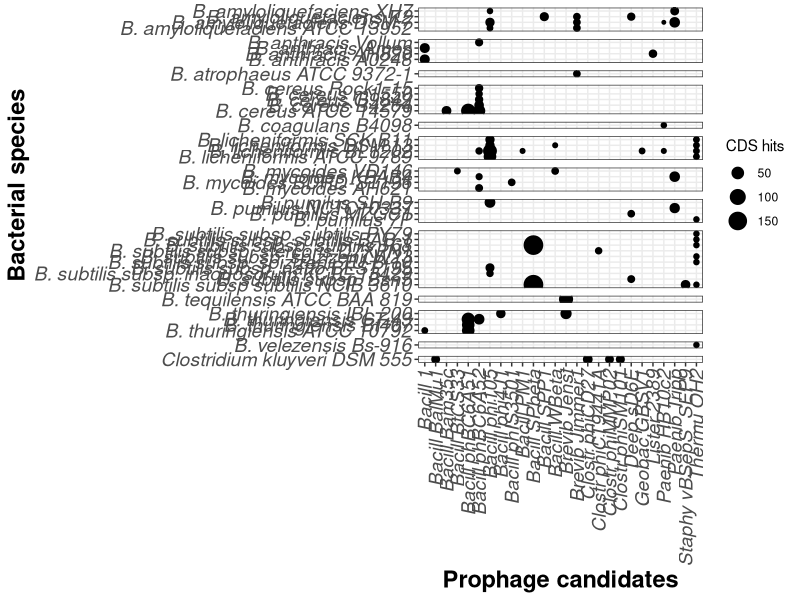

The R script that drew this image:
## ---- chunk 1
knitr::opts_chunk$set(cache=TRUE,  comment= " ")
knitr::write_bib(c(.packages(), "knitr", "rmarkdown", "tidyverse"), "packages.bib")
## ---- chunk 2
library(tidyverse) 
library(magrittr)
library(readxl) 
library(rmarkdown)
library(knitr)
## ---- chunk 3
df <- read_excel("Data/2020-09-13_PHASTER-raw.xlsx")
df %<>% mutate_at(vars(e_value), ~ as.numeric(as.character(.)))
df %<>% mutate_at(vars(species,completeness, genome), ~ as_factor(.))

kable(df[1:5,])
## ---- chunk 4
by_completeness <- df %>%
  filter(hit_number == 1) %>% 
  group_by(species,genome) %>%
  summarise(
    Incomplete = sum(str_count(completeness, "Incomplete")),
    Questionable = sum(str_count(completeness, "Questionable")),
    Intact = sum(str_count(completeness, "Intact"))
  )

#write_tsv(x = by_completeness, path = "Data/completeness_raw-01.tsv")

kable(by_completeness[1:5,])
## ---- chunk 5
by_species_total <- df %>%
  group_by(species, genome) %>%
  summarise("Total prophage proteins" = sum(str_count(blast_hit, "PHAGE")))

#write_tsv(x = by_species_total, path = "Data/total-proteins_raw-01.tsv")

kable(by_species_total[1:5,])
## ---- chunk 6

intact_phages <- df %>%
  filter(completeness %in% c("Intact") & blast_hit %in% str_subset(blast_hit, "^PHAGE")) %>%
  mutate(Candidate = as.factor(str_extract(blast_hit, "[:graph:]+(?=:)")), region = as.factor(region)) %>%
  mutate(Candidate = str_remove(Candidate, "PHAGE_"), Candidate = str_replace(Candidate, "_", " ")) %>%
  mutate(species = str_replace(species,"Bacillus", "B.")) %>% 
  separate(Candidate, c("Candidate", "Phage_NC_ID"), sep = "_NC_") %>%
  mutate(Candidate = str_remove(Candidate, "_")) %>% 
  select(species, score, region, Candidate, Phage_NC_ID) %>% 
  group_by(species, Candidate, region, score, Phage_NC_ID) %>% 
  summarise(
    CDS_hits = length(Candidate)
  ) %>% 
  group_by(species, region) %>% 
  filter(CDS_hits == max(CDS_hits)) %>% 
  mutate(Epithet = as_factor(word(species,2)))

#write_tsv(x = intact_phages, path = "Data/intact-phages_raw-01.tsv")

kable(intact_phages[1:5,])
## ---- chunk 7

intact_phages %>%
  as_tibble() %>%
  mutate(Species = species) %>%
  select(Species, Candidate, CDS_hits, Epithet) %>%
  pivot_wider(names_from = "Candidate", values_from = "CDS_hits", values_fill = 0, values_fn = sum) %>%
  pivot_longer(cols = -c(Species, Epithet), names_to = "Candidates", values_to = "CDS hits") %>%
  filter(`CDS hits`>1) %>% 
  ggplot(aes(Candidates, Species, size = `CDS hits`)) +
  geom_point() +
  facet_grid(rows = vars(Epithet), scales = "free", space = "free") +
  theme_bw() +
  theme(axis.text.x = element_text(angle = 90, vjust = 0.5, hjust = 1, size = 14, face = "italic"),
        axis.text.y = element_text(size = 14, face = "italic"),
        axis.title.x = element_text(size = 17, face = "bold"),
        axis.title.y = element_text(size = 17, face = "bold"),
        strip.background = element_blank(),
        strip.text = element_blank(),
        legend.position = "right"
        ) +
  labs(x = "Prophage candidates",
       y = "Bacterial species"
  )
